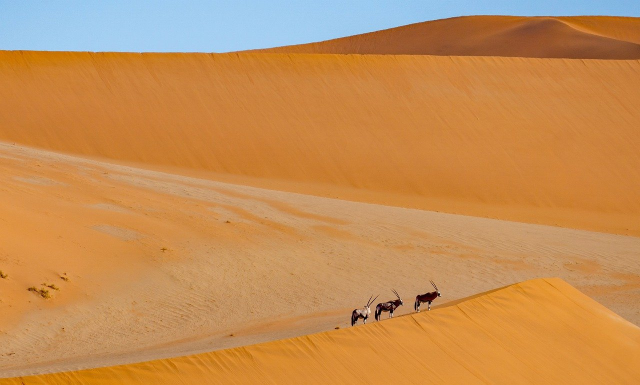
#> input picture desert.jpg, 1280 x 769 px, given in place of the camera (shown at 1/2 size)
$ python 'part 5.1.py'
#> lines starting #> are read from the running program, lines starting #| are printed output that depends on the picture; after the words box and inside, x2 and y2 are one past the last pixel; in counts of white or black regions, pixels touching at a corner belong together
### StackImages_function.py
import cv2
import numpy as np

def stackImages(scale,imgArray):
    rows = len(imgArray)
    cols = len(imgArray[0])
    rowsAvailable = isinstance(imgArray[0],list)
    width = imgArray[0][0].shape[1]
    height = imgArray[0][0].shape[0]
    if rowsAvailable:
        for x in range(0,rows):
            for y in range(0,cols):
                if imgArray[x][y].shape[:2] == imgArray[0][0].shape[:2]:
                    imgArray[x][y] = cv2.resize(imgArray[x][y],(0,0),None,scale,scale)
                else:
                    imgArray[x][y] = cv2.resize(imgArray[x][y],(imgArray[0][0].shape[1],imgArray[0][0].shape[0]),None,scale,scale)
                if len(imgArray[x][y].shape) == 2: imgArray[x][y] = cv2.cvtColor(imgArray[x][y],cv2.COLOR_GRAY2BGR)
        imageBlank = np.zeros((height,width,3),np.uint8)
        hor = [imageBlank]*rows
        hor_con = [imageBlank]*rows
        for x in range(0,rows):
            hor[x] = np.hstack(imgArray[x])
        ver = np.vstack(hor)
    else:
        for x in range(0,rows):
            if imgArray[x].shape[:2] == imgArray[0].shape[:2]:
                imgArray[x] = cv2.resize(imgArray[x],(0,0),None,scale,scale)
            else:
                imgArray[x] = cv2.resize(imgArray[x],(imgArray[0].shape[1],imgArray[0].shape[0]),None,scale,scale)
            if len(imgArray[x].shape)==2:
                imgArray[x]=cv2.cvtColor(imgArray[x],cv2.COLOR_GRAY2BGR)
        hor=np.hstack(imgArray)
        ver=hor
    return ver

### part 5.1.py
import cv2
import numpy as np
import StackImages_function as st_f


frmaeWidth = 300
frmaeHeight = 300

cap = cv2.VideoCapture(0)

while True:
 sucess,img = cap.read()
#> img is the input picture: shape (769, 1280, 3); mean B, G, R 83.7, 141.1, 197.4
 cv2.imshow("Video",img)

 kernel = np.ones((5,5),np.uint8)

 imgGray = cv2.cvtColor(img,cv2.COLOR_BGR2GRAY)
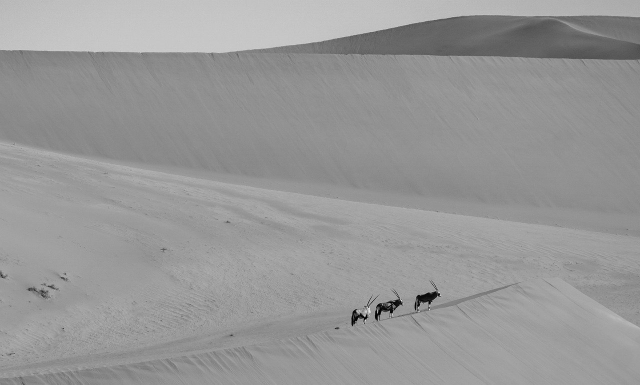
#> imgGray: shape (769, 1280) (shown at 1/2 size); min 1, max 250, mean 151.5
 imgBlur = cv2.GaussianBlur(imgGray,(19,19),0)
 imgkitten = cv2.Canny(imgBlur,50,50)
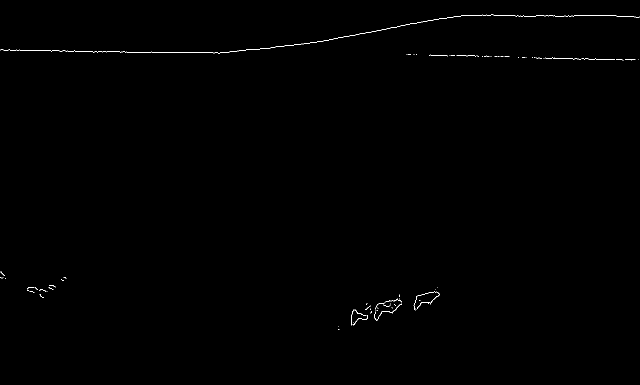
#> imgkitten: shape (769, 1280) (shown at 1/2 size); 0.23% white in thin lines or dots, all inside (x1, y1, x2, y2) = (0, 29, 1280, 660)
 imgDilation = cv2.dilate(imgkitten,kernel,iterations=1)
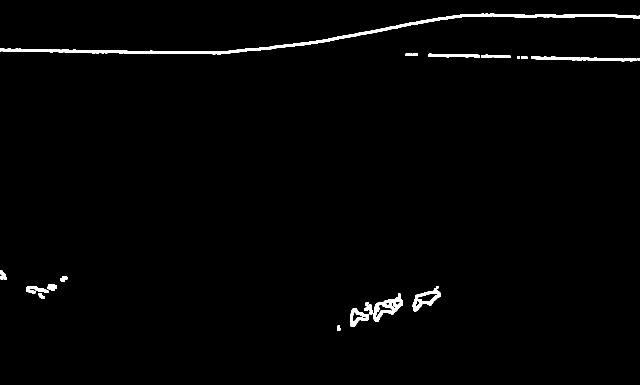
#> imgDilation: shape (769, 1280) (shown at 1/2 size); 1.4% white; 20 white regions, largest, box (x1, y1, x2, y2) and area: (0, 27, 1280, 109) 7164, (747, 587, 806, 644) 1298, (1062, 113, 1273, 123) 1176
 imgErode = cv2.erode(imgDilation,kernel,iterations= 1)
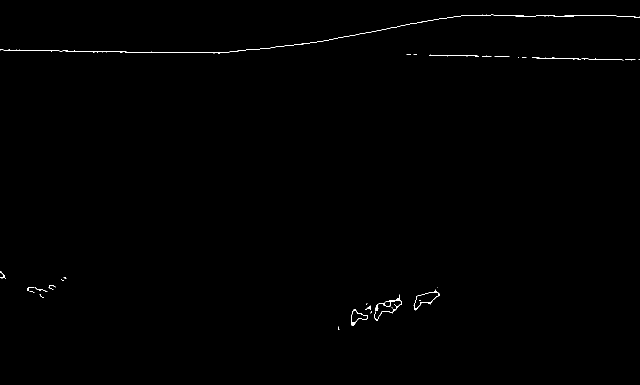
#> imgErode: shape (769, 1280) (shown at 1/2 size); 0.3% white in thin lines or dots, all inside (x1, y1, x2, y2) = (0, 29, 1280, 660)

 scale = 1

 imgBlank = np.zeros((200,200),np.uint8)

 StackdImages = st_f.stackImages(0.8,([img,imgGray,imgBlur],[imgkitten,imgDilation,imgErode]))
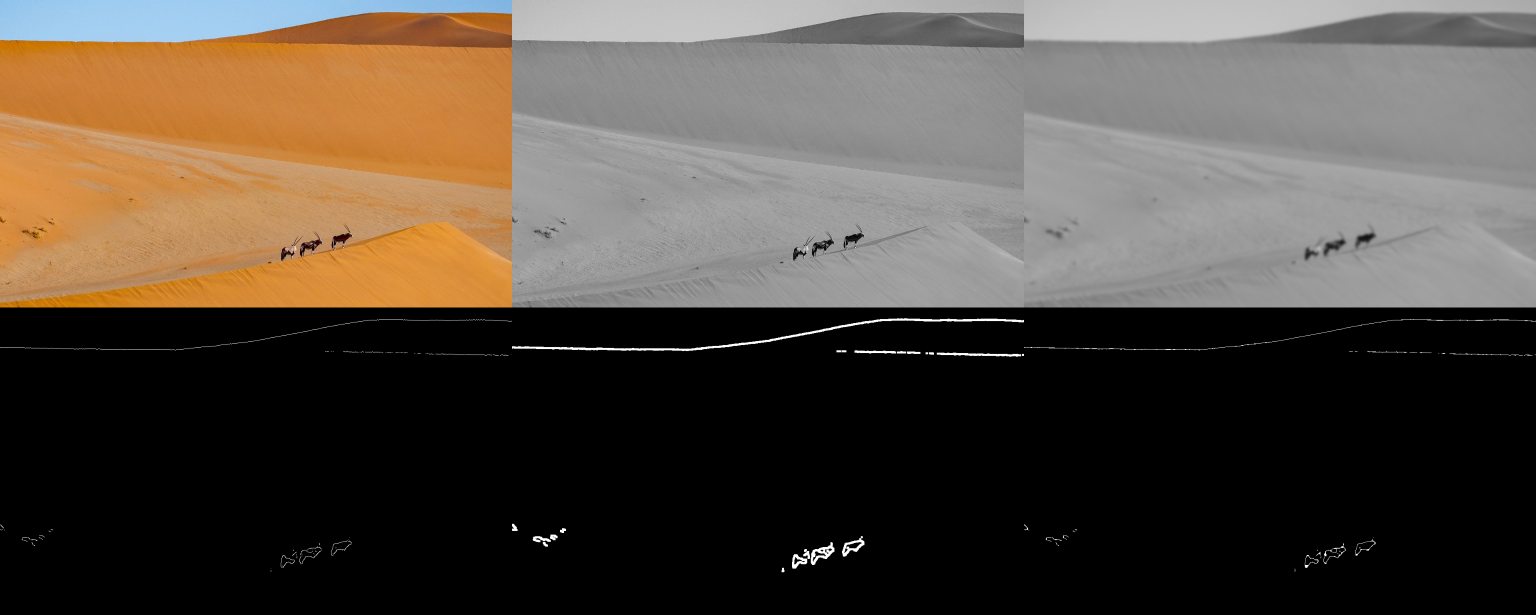
#> StackdImages: shape (1230, 3072, 3) (shown at 1/2 size); mean B, G, R 65.2, 74.8, 84.2
 cv2.imshow("Stackd Images",StackdImages)

 if cv2.waitKey(1) & 0xFF == ord("q"):
#> (key q is pressed here)
  break
